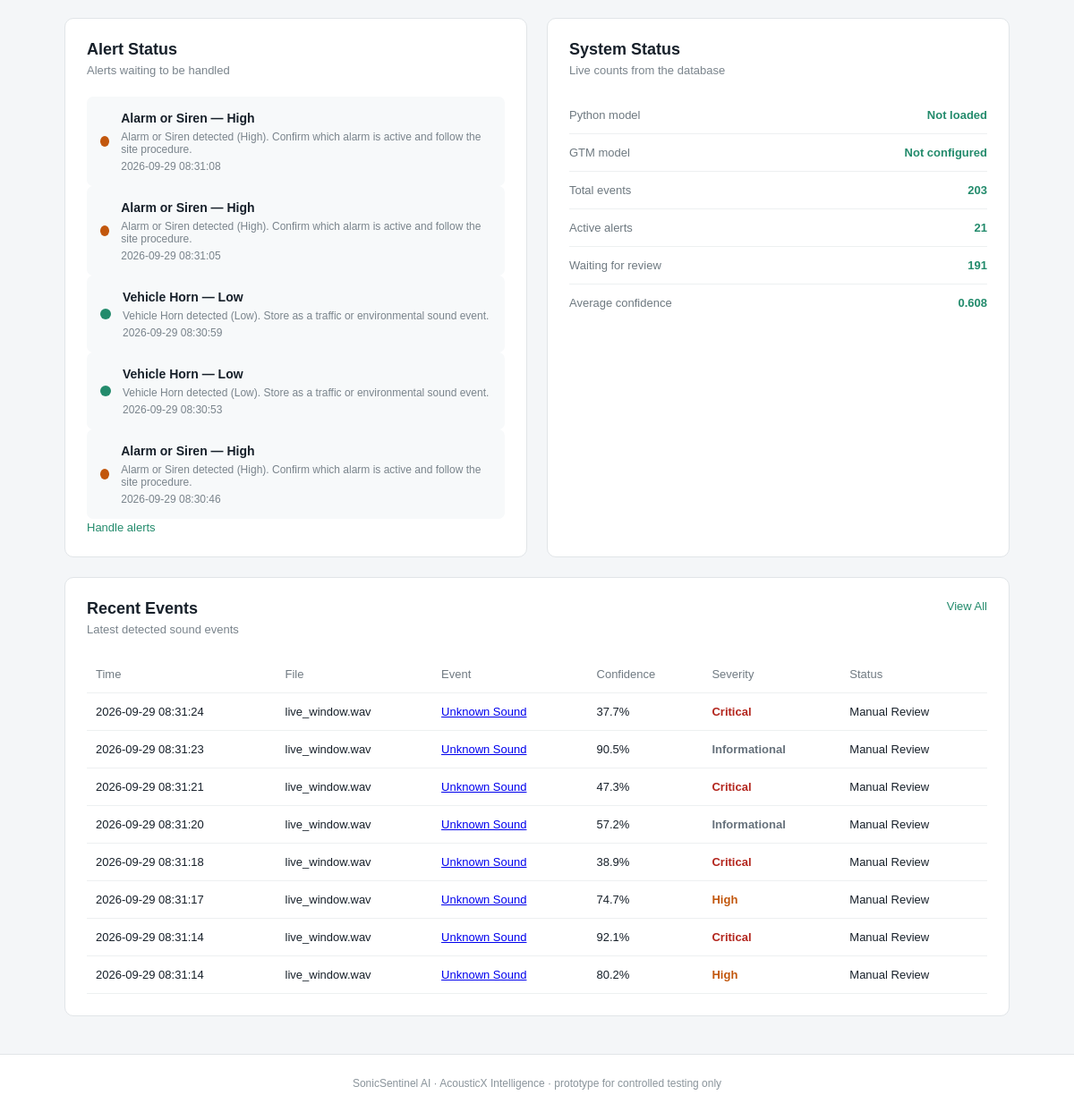
Before: / (signed in, lower part) with the older database file.
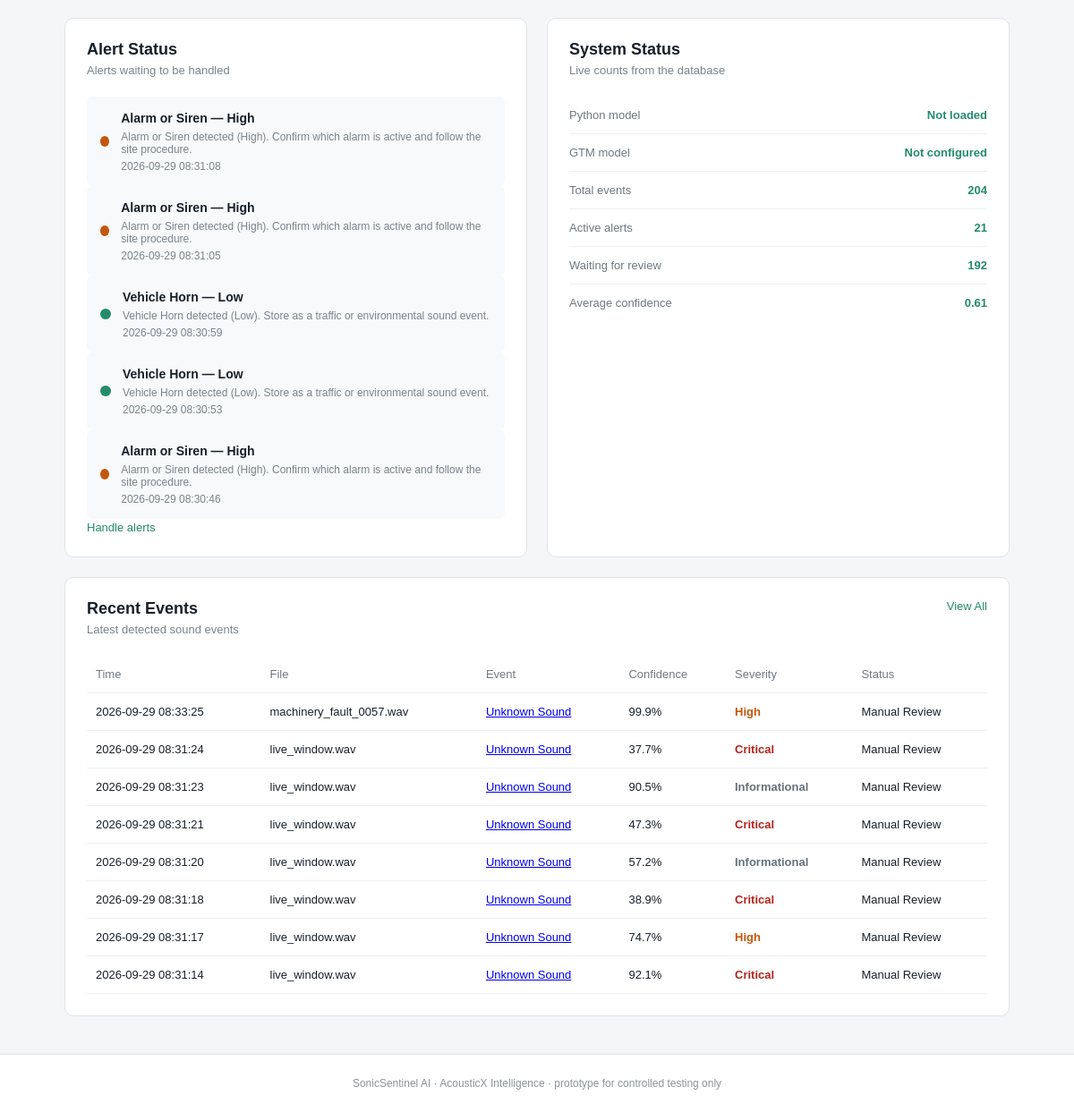
After: the same page with the newer database file.
### tables this page shows
CREATE TABLE alerts (
        alert_id INTEGER PRIMARY KEY,
        detection_id INTEGER NOT NULL,
        severity TEXT NOT NULL,
        message TEXT,
        status TEXT NOT NULL DEFAULT 'active',
        handled_by INTEGER,
        handled_at TEXT,
        created_at TEXT NOT NULL DEFAULT CURRENT_TIMESTAMP,

        FOREIGN KEY (detection_id) REFERENCES detections(detection_id),
        FOREIGN KEY (handled_by) REFERENCES users(user_id)
    );

CREATE TABLE detections (
        detection_id INTEGER PRIMARY KEY,
        audio_id INTEGER,
        segment_index INTEGER NOT NULL DEFAULT 0,
        start_sec REAL,
        end_sec REAL,

        python_class TEXT,
        python_scores TEXT,
        python_confidence REAL,
        python_model_version TEXT,

        gtm_class TEXT,
        gtm_scores TEXT,
        gtm_confidence REAL,
        gtm_model_version TEXT,

        agreement_status TEXT,
        confidence_difference REAL,
        top_two_margin REAL,
        overlapping_classes TEXT,

        quality TEXT,
        quality_notes TEXT,
        noise_level REAL,

        final_class TEXT,
        confidence_level TEXT,
        severity TEXT,
        alert_status TEXT,
        recommended_action TEXT,
        manual_review_required INTEGER NOT NULL DEFAULT 0,
        manual_review_reason TEXT,
        status TEXT NOT NULL DEFAULT 'Classified',
        reviewer_decision TEXT,

        waveform_path TEXT,
        spectrogram_path TEXT,

        created_at TEXT NOT NULL DEFAULT CURRENT_TIMESTAMP,

        FOREIGN KEY (audio_id) REFERENCES audio_files(audio_id)
    );

CREATE TABLE audio_files (
        audio_id INTEGER PRIMARY KEY,
        uploaded_by INTEGER,
        filename TEXT NOT NULL,
        stored_path TEXT NOT NULL,
        file_hash TEXT NOT NULL,
        fingerprint TEXT,
        audio_format TEXT,
        duration_sec REAL,
        sample_rate INTEGER,
        channels INTEGER,
        bit_depth INTEGER,
        file_size INTEGER,
        source_kind TEXT NOT NULL DEFAULT 'upload',
        augmentation_type TEXT,
        uploaded_at TEXT NOT NULL DEFAULT CURRENT_TIMESTAMP,

        FOREIGN KEY (uploaded_by) REFERENCES users(user_id)
    );

### app.py (the view, shortened to what this page needs)
@app.route("/", methods=["GET", "POST"])
def dashboard():
    user = current_user()
    if user is None:
        if request.method == "POST":
            return redirect(url_for("login"))
        return render_template("landing.html", classes=CLASSES)
    results = []
    error_message = None
    batch_summary = None
    context = page_context()
    context["user"] = user
    return render_template(
        "dashboard.html",
        results=results,
        result=results[0] if results else None,
        error_message=error_message,
        batch_summary=batch_summary,
        recent_events=database.get_recent_detections(8),
        active_alerts=database.get_alerts("active", 5),
        stats=database.get_statistics(),
        segment_duration=SEGMENT_DURATION_SEC,
        **context,
    )

### app.py (called while the page is built, shortened)
def current_user():
    user_id = session.get("user_id")
    if not user_id:
        return None
    return database.get_user(user_id)

def gtm_ready():
    model_file = os.path.join("gtm_model", "model.json")
    return bool(GTM_MODEL_URL) or os.path.exists(model_file)

def encoder_classes():
    import joblib
    path = os.path.join("python_models", LABEL_ENCODER_FILE)
    return [str(c) for c in joblib.load(path).classes_]

def gtm_label_check():
    meta = os.path.join("gtm_model", "metadata.json")
    if not os.path.exists(meta):
        return None
    try:
        with open(meta) as handle:
            labels = json.load(handle).get("labels")
    except ValueError as error:
        return f"gtm_model/metadata.json could not be read: {error}"
    try:
        expected = encoder_classes()
    except Exception as error:
        return f"label_encoder.pkl could not be read: {error}"

def gtm_info():
    source = GTM_MODEL_URL or "/gtm_model/"
    problem = gtm_label_check()
    if problem:
        message = problem
    elif gtm_ready():
        message = "The browser model is loaded in the browser."
    else:
        message = (
            "No browser model found. Put model.json, the weight shard and "
            "metadata.json in gtm_model/, or set the GTM_MODEL_URL environment variable."
        )
    try:
        classes = encoder_classes()
    except Exception:
        classes = list(CLASSES)
    return {
        "ready": gtm_ready() and not problem,
        "source": source,
        "version": GTM_MODEL_VERSION,
        "classes": classes,
        "message": message,
    }

def page_context():
    user = current_user()
    return {
        "user": user,
        "classes": CLASSES,
        "class_names": {name: display_name(name) for name in CLASSES},
        "severities": ["Informational", "Low", "Medium", "High", "Critical"],
        "qualities": ["Good", "Acceptable", "Poor", "Unusable"],
        "statuses": EVENT_STATUSES,
        "model_status": python_model.model_status(),
        "gtm": gtm_info(),
    }

### config/config.py (called while the page is built)
def display_name(class_id):
    return CLASS_NAMES.get(class_id, class_id)

def selected_model_name():
    try:
        with open(SELECTION_FILE) as handle:
            chosen = json.load(handle).get("selected")
    except (OSError, ValueError):
        return None
    return chosen if chosen in PYTHON_MODELS else None

### src/python_model.py (called while the page is built)
def active_model_name():
    return selected_model_name() or ACTIVE_PYTHON_MODEL

### templates/dashboard.html (shortened to what this page needs)
{% extends "base.html" %}
{% set active_page = 'dashboard' %}
{% block content %}
<section class="bottom-grid">
    <div class="card alert-card">
        <div class="card-heading">
            <div>
                <h2>Alert Status</h2>
                <p>Alerts waiting to be handled</p>
            </div>
        </div>
        {% if active_alerts %}
        {% for alert in active_alerts %}
        <div class="alert-status">
            <div class="alert-dot severity-dot-{{ alert['severity']|lower }}"></div>
            <div>
                <strong>{{ display_name(alert['final_class'] or 'unknown') }} — {{ alert['severity'] }}</strong>
                <p>{{ alert['message'] }}</p>
                <p class="muted">{{ alert['created_at'] }}</p>
            </div>
        </div>
        {% endfor %}
        <a class="view-link" href="{{ url_for('alerts') }}">Handle alerts</a>
        {% endif %}
    </div>
    <div class="card metrics-card">
        <div class="card-heading">
            <div>
                <h2>System Status</h2>
                <p>Live counts from the database</p>
            </div>
        </div>
        <div class="metric-row">
            <span>Python model</span>
            <strong>{% if model_status.available %}{{ model_status.name }} ({{ model_status.version }}){% else %}Not loaded{% endif %}</strong>
        </div>
        <div class="metric-row">
            <span>GTM model</span>
            <strong>{% if gtm.ready %}Ready ({{ gtm.version }}){% else %}Not configured{% endif %}</strong>
        </div>
        <div class="metric-row">
            <span>Total events</span>
            <strong>{{ stats.total_detections }}</strong>
        </div>
        <div class="metric-row">
            <span>Active alerts</span>
            <strong>{{ stats.active_alerts }}</strong>
        </div>
        <div class="metric-row">
            <span>Waiting for review</span>
            <strong>{{ stats.pending_review }}</strong>
        </div>
        <div class="metric-row">
            <span>Average confidence</span>
            <strong>{{ stats.average_confidence }}</strong>
        </div>
    </div>
</section>
<section class="card events-card">
    <div class="card-heading">
        <div>
            <h2>Recent Events</h2>
            <p>Latest detected sound events</p>
        </div>
        <a href="{{ url_for('event_history') }}" class="view-link">View All</a>
    </div>
    <div class="table-wrapper">
        <table>
            <thead>
                <tr>
                    <th>Time</th>
                    <th>File</th>
                    <th>Event</th>
                    <th>Confidence</th>
                    <th>Severity</th>
                    <th>Status</th>
                </tr>
            </thead>
            <tbody>
                {% for event in recent_events %}
                <tr>
                    <td>{{ event['created_at'] }}</td>
                    <td>{{ event['filename'] or '—' }}</td>
                    <td>
                        <a href="{{ url_for('detection_detail', detection_id=event['detection_id']) }}">
                            {{ display_name(event['final_class'] or 'unknown') }}
                        </a>
                    </td>
                    <td>
                        {% if event['python_confidence'] is not none %}
                            {{ '%.1f'|format(event['python_confidence'] * 100) }}%
                        {% else %}—{% endif %}
                    </td>
                    <td><span class="severity-{{ (event['severity'] or 'low')|lower }}">{{ event['severity'] }}</span></td>
                    <td>{{ event['status'] }}</td>
                </tr>
                {% else %}
                <tr><td colspan="6" class="muted">No events recorded yet.</td></tr>
                {% endfor %}
            </tbody>
        </table>
    </div>
</section>
{% endblock %}

### templates/base.html (shortened to what this page needs)
<!DOCTYPE html>
<html lang="en">
<head>
    <link rel="stylesheet" href="{{ url_for('static', filename='style.css') }}">
</head>
<body>
<main class="container">
    {% block content %}{% endblock %}
</main>
<footer>
    <p>SonicSentinel AI · AcousticX Intelligence · prototype for controlled testing only</p>
</footer>
</body>
</html>

### static/style.css (style rules this page uses)
* { margin: 0; padding: 0; box-sizing: border-box; }
body { font-family: Arial, sans-serif; background: #f4f6f8; color: #17202a; }
.container { width: 88%; max-width: 1250px; margin: 0 auto; padding: 42px 0; }
.card { background: #ffffff; border: 1px solid #e1e5e8; border-radius: 10px; padding: 24px; }
.card-heading { display: flex; align-items: flex-start; justify-content: space-between; margin-bottom: 22px; }
.card-heading h2 { font-size: 18px; margin-bottom: 5px; }
.card-heading p { color: #7a848c; font-size: 13px; }
.bottom-grid { display: grid; grid-template-columns: 1fr 1fr; gap: 22px; margin-top: 22px; }
.alert-status { display: flex; gap: 13px; align-items: center; padding: 15px; background: #f7f9fa; border-radius: 7px; }
.alert-dot { width: 12px; height: 12px; background: #2da675; border-radius: 50%; }
.alert-status strong { font-size: 14px; }
.alert-status p { color: #7a848c; font-size: 12px; margin-top: 5px; }
.metric-row { display: flex; justify-content: space-between; padding: 13px 0; border-bottom: 1px solid #edf0f1; font-size: 13px; }
.metric-row:last-child { border-bottom: none; }
.metric-row span { color: #6e7980; }
.metric-row strong { color: #238b6c; }
.events-card { margin-top: 22px; }
.view-link { color: #238b6c; text-decoration: none; font-size: 13px; }
.table-wrapper { overflow-x: auto; }
table { width: 100%; border-collapse: collapse; }
th, td { padding: 13px 10px; text-align: left; border-bottom: 1px solid #edf0f1; font-size: 13px; }
th { color: #707a82; font-weight: 500; }
footer { text-align: center; padding: 25px; color: #8a949b; font-size: 12px; border-top: 1px solid #e1e5e8; background: #ffffff; }
.muted { color: #707a83; font-size: 13px; }
.severity-critical { color: #b3261e; font-weight: 700; }
.severity-high { color: #c2570d; font-weight: 700; }
.severity-informational { color: #66717b; font-weight: 600; }
.severity-dot-high { background: #c2570d; }
.severity-dot-low { background: #238b6c; }

Changed rows visible on the page:
no longer on this page (row unchanged): detections: created_at "2026-09-29 08:31:14", filename "live_window.wav", final_class "Unknown Sound", event['python_confidence']*100 "80.2", severity "High", status "Manual Review"
added detections: created_at "2026-09-29 08:33:25", filename "machinery_fault_0057.wav", final_class "Unknown Sound", event['python_confidence']*100 "99.9", severity "High", status "Manual Review"
Other visible differences:
{{ stats.total_detections }}: "203" → "204"
{{ stats.pending_review }}: "191" → "192"
{{ stats.average_confidence }}: "0.608" → "0.61"
